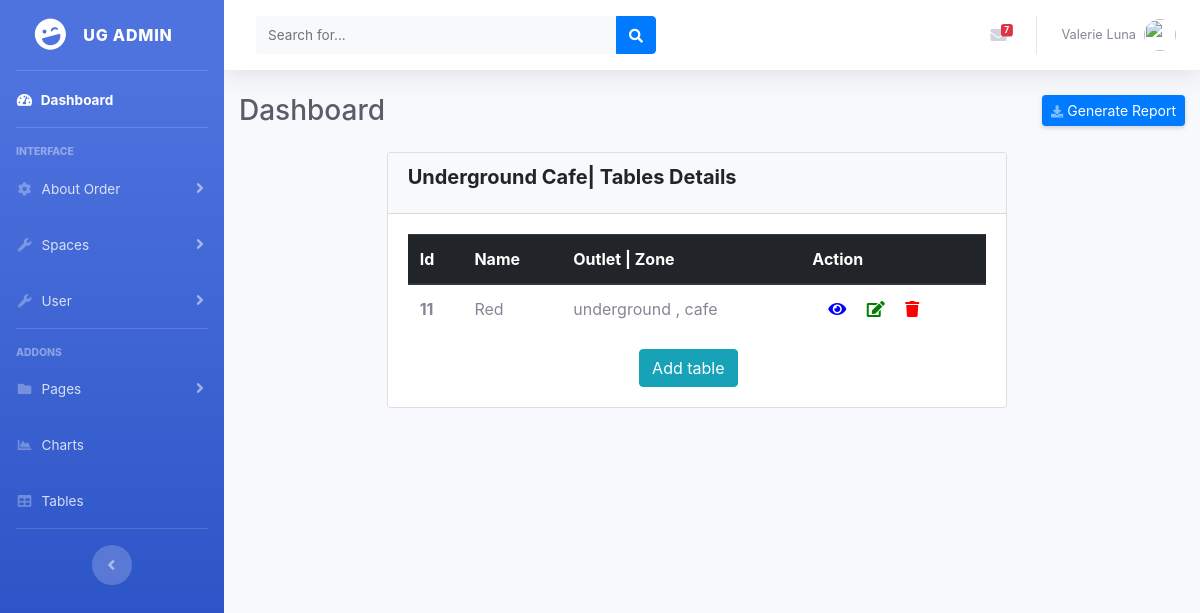
The app's page /spaces/tables with its own data.
### spaces/models.py (models this page shows, shortened)
class Table(models.Model):
    name=models.CharField(max_length=255)
    zone=models.ForeignKey(Zone,on_delete=models.CASCADE)
    def __str__(self):
        return self.zone.__str__()+" , "+self.name
    class Meta:
        unique_together=('name','zone')

class Zone(models.Model):
    name=models.CharField(max_length=255)
    outlet=models.ForeignKey(Outlet,on_delete=models.CASCADE)
    description=models.TextField()
    def __str__(self):
        return self.outlet.name+" , "+self.name
    class Meta:
        unique_together=('name','outlet')

class Outlet(models.Model):
    name=models.CharField(max_length=255,unique=True)
    full_address=models.CharField(max_length=255)
    phone_no=models.CharField(max_length=10)

### spaces/views.py (the view)
# urls.py: path('tables',views.get_table,name='list_tables'),
def get_table(request):
    tables= Table.objects.all()
    print(tables)
    return render(request, 'listtables.html', {'tables': tables})

### templates/listtables.html (shortened to what this page needs)
{% extends 'base.html' %}
{% load static %}
{% load crispy_forms_tags %}
{% block content %}
        <div class="row">
            <div class="col-md-2"></div>
            <div class="col-md-8">
                <div class="card">
                    <div class="card-header bg-light">
                        <h5 class="card-title" style="font-weight: bold">Underground Cafe| Tables Details</h5>
                        </div>
                            <div class="card-body table-full-width">
                                <table class="table">
                                    <thead class="thead-dark">
                                        <tr>
                                            <th scope="col">Id</th>
                                            <th scope="col">Name</th>
                                            <th scope="col">Outlet | Zone</th>
                                            <th scope="col">Action</th>
                                        </tr>
                                    </thead>
                                    <tbody>
                                       {% for table in tables %}
                                        <tr>
                                            <th scope="row">{{table.id}}</th>
                                            <td>{{table.name}}</td>
                                            <td>{{table.zone}}</td>
                                            <td>
                                                <a href="#" data-toggle="modal" data-target="#{{table.id}}" class="delete" title="Delete" data-toggle="tooltip"><i class="fas fa-eye ml-3" style="color:blue"></i></a>
                                                <a href="{% url 'update_table' table.id %}" class="edit" title="Edit" data-toggle="tooltip"><i class="fas fa-edit ml-3" style="color:Green"></i></a>
                                                <a href="{% url 'delete_table' table.id %}" class="delete" title="Delete" data-toggle="tooltip"><i class="fas fa-trash ml-3" style="color:red"></i></a>
                                            </td>
                                        </tr>
                                        {% endfor %}
                                    </tbody>
                                </table>
                                <a class="btn btn-info btn-fill" style="margin-left: 40%" href="{% url 'add_table' %}">
                                    Add table</a>
                            </div>
                        </div>
                    </div>
                <div class="col-md-2"></div>
            </div>
{% endblock %}

### records on screen
Table: id "11", name "Red", zone "underground , cafe"
